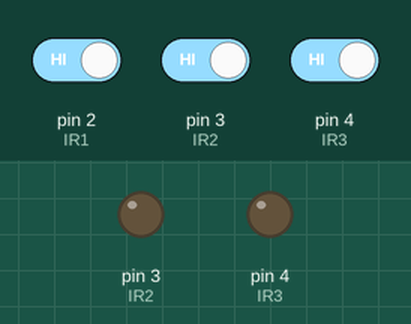
Recording of a sketch running on a simulated Arduino Uno, built with avr-gcc and run on an emulated ATmega328P. Parts: output pins drawn as LEDs (lit = HIGH). The inputs (shaded band) are chosen by the test bench; at power-on: pin 2 (IR1) HIGH, pin 3 (IR2) HIGH, pin 4 (IR3) HIGH. What the sketch prints to the serial monitor is not drawn.

Above: at 1.2 s.
1.3 s: pin 2 (IR1) driven LOW
At 2.5 s:
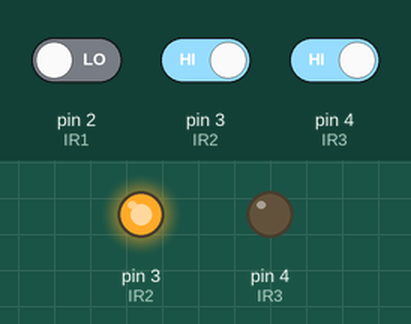
2.8 s: pin 3 (IR2) driven LOW
At 3.7 s:
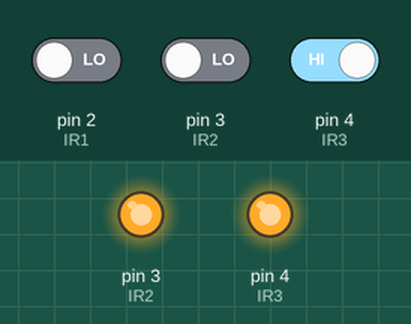
Timing chart, 0 to 5.8 s (numbered marks = the images above; inputs shaded):
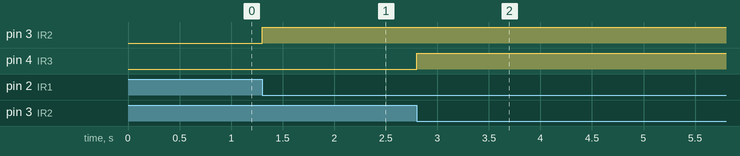

The sketch:

testCapteur.ino
```cpp
#define IR1 2
#define IR2 3
#define IR3 4

const uint8_t capteur[] = {IR1, IR2, IR3};
uint16_t lu[3];
void setup() {
  // put your setup code here, to run once:
  Serial.begin(9600);

  pinMode(IR1, OUTPUT);
  pinMode(IR2, OUTPUT);
  pinMode(IR3, OUTPUT);

  Serial.print("\n\n\n\n\nFin init\n");
}

void loop() {
  // put your main code here, to run repeatedly:
  Serial.print("\nIn the beginning\n");
  lu[0] = lireCapteur(IR1);
  lu[1] = lireCapteur(IR2);
  lu[2] = lireCapteur(IR3);

  Serial.print("1: ");
  Serial.println(lu[0]);
  Serial.print("2: ");
  Serial.println(lu[1]);
  Serial.print("3: ");
  Serial.println(lu[2]);
  Serial.print("\n");
  delay(1000);
}

unsigned int lireCapteur(int capteur){
  pinMode(capteur, OUTPUT);
  digitalWrite(capteur, 1);

  // 10 micro second
  delayMicroseconds(10);

  pinMode(capteur, INPUT);
  digitalWrite(capteur, 0);

  unsigned long t = micros();
  int un;
  //  rajouter un timeout avec un compteur basique et un ou dans le while
  do {
    un = digitalRead(capteur);
  } while (un != 0);

  unsigned long tprime = micros();
  return tprime - t;
}
```

Measured:
- after the input at 1.3 s, pin 3 (IR2): LOW → HIGH at once
- after the input at 2.8 s, pin 4 (IR3): LOW → HIGH at once
